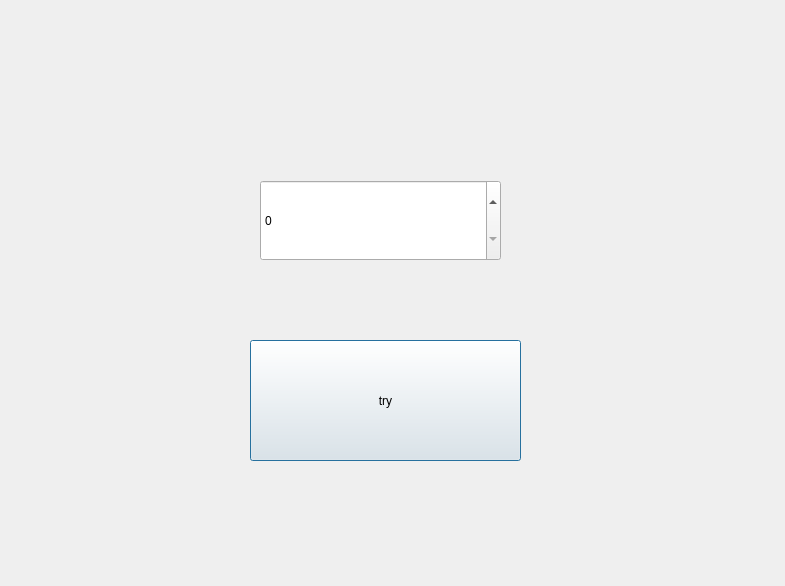
<?xml version="1.0" encoding="UTF-8"?>
<ui version="4.0">
 <class>MyDialog</class>
 <widget class="QDialog" name="MyDialog">
  <property name="geometry">
   <rect>
    <x>0</x>
    <y>0</y>
    <width>785</width>
    <height>586</height>
   </rect>
  </property>
  <property name="windowTitle">
   <string>Dialog</string>
  </property>
  <widget class="QSpinBox" name="spinBox">
   <property name="geometry">
    <rect>
     <x>260</x>
     <y>180</y>
     <width>241</width>
     <height>81</height>
    </rect>
   </property>
  </widget>
  <widget class="QPushButton" name="pushButton">
   <property name="geometry">
    <rect>
     <x>250</x>
     <y>340</y>
     <width>271</width>
     <height>121</height>
    </rect>
   </property>
   <property name="text">
    <string>try</string>
   </property>
  </widget>
 </widget>
 <resources/>
 <connections/>
</ui>
